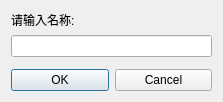
<?xml version="1.0" encoding="UTF-8"?>
<ui version="4.0">
 <class>InputDialog</class>
 <widget class="QDialog" name="InputDialog">
  <property name="geometry">
   <rect>
    <x>0</x>
    <y>0</y>
    <width>223</width>
    <height>102</height>
   </rect>
  </property>
  <property name="windowTitle">
   <string>请输入</string>
  </property>
  <layout class="QVBoxLayout" name="verticalLayout_2">
   <item>
    <layout class="QVBoxLayout" name="verticalLayout">
     <item>
      <widget class="QLabel" name="label">
       <property name="text">
        <string>请输入名称:</string>
       </property>
      </widget>
     </item>
     <item>
      <widget class="QLineEdit" name="lineEdit">
       <property name="maxLength">
        <number>1000</number>
       </property>
      </widget>
     </item>
     <item>
      <spacer name="verticalSpacer">
       <property name="orientation">
        <enum>Qt::Vertical</enum>
       </property>
       <property name="sizeHint" stdset="0">
        <size>
         <width>20</width>
         <height>40</height>
        </size>
       </property>
      </spacer>
     </item>
     <item>
      <layout class="QHBoxLayout" name="horizontalLayout">
       <item>
        <widget class="QPushButton" name="pushButton">
         <property name="text">
          <string>OK</string>
         </property>
         <property name="default">
          <bool>true</bool>
         </property>
        </widget>
       </item>
       <item>
        <widget class="QPushButton" name="pushButton_2">
         <property name="text">
          <string>Cancel</string>
         </property>
        </widget>
       </item>
      </layout>
     </item>
    </layout>
   </item>
  </layout>
 </widget>
 <resources/>
 <connections>
  <connection>
   <sender>pushButton</sender>
   <signal>clicked()</signal>
   <receiver>InputDialog</receiver>
   <slot>OnOK()</slot>
   <hints>
    <hint type="sourcelabel">
     <x>59</x>
     <y>79</y>
    </hint>
    <hint type="destinationlabel">
     <x>111</x>
     <y>50</y>
    </hint>
   </hints>
  </connection>
  <connection>
   <sender>pushButton_2</sender>
   <signal>clicked()</signal>
   <receiver>InputDialog</receiver>
   <slot>OnCancel()</slot>
   <hints>
    <hint type="sourcelabel">
     <x>163</x>
     <y>79</y>
    </hint>
    <hint type="destinationlabel">
     <x>111</x>
     <y>50</y>
    </hint>
   </hints>
  </connection>
 </connections>
 <slots>
  <slot>OnOK()</slot>
  <slot>OnCancel()</slot>
 </slots>
</ui>
